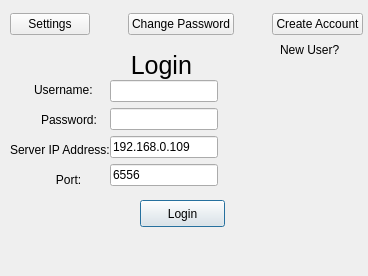
<?xml version="1.0" encoding="UTF-8"?>
<ui version="4.0">
 <class>login</class>
 <widget class="QDialog" name="login">
  <property name="geometry">
   <rect>
    <x>0</x>
    <y>0</y>
    <width>368</width>
    <height>276</height>
   </rect>
  </property>
  <property name="sizePolicy">
   <sizepolicy hsizetype="Fixed" vsizetype="Fixed">
    <horstretch>0</horstretch>
    <verstretch>0</verstretch>
   </sizepolicy>
  </property>
  <property name="windowTitle">
   <string>Dialog</string>
  </property>
  <property name="styleSheet">
   <string notr="true"/>
  </property>
  <widget class="QLabel" name="label_3">
   <property name="geometry">
    <rect>
     <x>280</x>
     <y>40</y>
     <width>71</width>
     <height>20</height>
    </rect>
   </property>
   <property name="sizePolicy">
    <sizepolicy hsizetype="Fixed" vsizetype="Fixed">
     <horstretch>0</horstretch>
     <verstretch>0</verstretch>
    </sizepolicy>
   </property>
   <property name="text">
    <string>New User?  </string>
   </property>
  </widget>
  <widget class="QLabel" name="label_4">
   <property name="geometry">
    <rect>
     <x>110</x>
     <y>50</y>
     <width>91</width>
     <height>31</height>
    </rect>
   </property>
   <property name="sizePolicy">
    <sizepolicy hsizetype="Minimum" vsizetype="Fixed">
     <horstretch>0</horstretch>
     <verstretch>0</verstretch>
    </sizepolicy>
   </property>
   <property name="minimumSize">
    <size>
     <width>20</width>
     <height>5</height>
    </size>
   </property>
   <property name="font">
    <font>
     <pointsize>19</pointsize>
    </font>
   </property>
   <property name="text">
    <string>   Login    </string>
   </property>
  </widget>
  <widget class="QPushButton" name="login_2">
   <property name="geometry">
    <rect>
     <x>140</x>
     <y>200</y>
     <width>85</width>
     <height>27</height>
    </rect>
   </property>
   <property name="sizePolicy">
    <sizepolicy hsizetype="Fixed" vsizetype="Fixed">
     <horstretch>0</horstretch>
     <verstretch>0</verstretch>
    </sizepolicy>
   </property>
   <property name="text">
    <string>Login</string>
   </property>
  </widget>
  <widget class="QLabel" name="label_2">
   <property name="geometry">
    <rect>
     <x>41</x>
     <y>110</y>
     <width>61</width>
     <height>20</height>
    </rect>
   </property>
   <property name="sizePolicy">
    <sizepolicy hsizetype="Fixed" vsizetype="Fixed">
     <horstretch>0</horstretch>
     <verstretch>0</verstretch>
    </sizepolicy>
   </property>
   <property name="text">
    <string>Password:  </string>
   </property>
  </widget>
  <widget class="QLabel" name="label">
   <property name="geometry">
    <rect>
     <x>34</x>
     <y>80</y>
     <width>71</width>
     <height>20</height>
    </rect>
   </property>
   <property name="sizePolicy">
    <sizepolicy hsizetype="Fixed" vsizetype="Fixed">
     <horstretch>0</horstretch>
     <verstretch>0</verstretch>
    </sizepolicy>
   </property>
   <property name="text">
    <string>Username:  </string>
   </property>
  </widget>
  <widget class="QLabel" name="label_5">
   <property name="geometry">
    <rect>
     <x>10</x>
     <y>140</y>
     <width>101</width>
     <height>20</height>
    </rect>
   </property>
   <property name="sizePolicy">
    <sizepolicy hsizetype="Fixed" vsizetype="Fixed">
     <horstretch>0</horstretch>
     <verstretch>0</verstretch>
    </sizepolicy>
   </property>
   <property name="text">
    <string>Server IP Address:   </string>
   </property>
   <property name="alignment">
    <set>Qt::AlignLeading|Qt::AlignLeft|Qt::AlignVCenter</set>
   </property>
  </widget>
  <widget class="QLabel" name="label_6">
   <property name="geometry">
    <rect>
     <x>43</x>
     <y>170</y>
     <width>51</width>
     <height>20</height>
    </rect>
   </property>
   <property name="sizePolicy">
    <sizepolicy hsizetype="Fixed" vsizetype="Fixed">
     <horstretch>0</horstretch>
     <verstretch>0</verstretch>
    </sizepolicy>
   </property>
   <property name="text">
    <string>  Port:  </string>
   </property>
   <property name="alignment">
    <set>Qt::AlignCenter</set>
   </property>
  </widget>
  <widget class="QWidget" name="layoutWidget">
   <property name="geometry">
    <rect>
     <x>110</x>
     <y>80</y>
     <width>120</width>
     <height>116</height>
    </rect>
   </property>
   <property name="sizePolicy">
    <sizepolicy hsizetype="Fixed" vsizetype="Fixed">
     <horstretch>0</horstretch>
     <verstretch>0</verstretch>
    </sizepolicy>
   </property>
   <layout class="QFormLayout" name="formLayout">
    <item row="0" column="0">
     <widget class="QLineEdit" name="user">
      <property name="sizePolicy">
       <sizepolicy hsizetype="Fixed" vsizetype="Fixed">
        <horstretch>0</horstretch>
        <verstretch>0</verstretch>
       </sizepolicy>
      </property>
     </widget>
    </item>
    <item row="1" column="0">
     <widget class="QLineEdit" name="pass">
      <property name="sizePolicy">
       <sizepolicy hsizetype="Fixed" vsizetype="Fixed">
        <horstretch>0</horstretch>
        <verstretch>0</verstretch>
       </sizepolicy>
      </property>
     </widget>
    </item>
    <item row="2" column="0">
     <widget class="QLineEdit" name="ip">
      <property name="sizePolicy">
       <sizepolicy hsizetype="Fixed" vsizetype="Fixed">
        <horstretch>0</horstretch>
        <verstretch>0</verstretch>
       </sizepolicy>
      </property>
      <property name="text">
       <string>192.168.0.109</string>
      </property>
     </widget>
    </item>
    <item row="3" column="0">
     <widget class="QLineEdit" name="port">
      <property name="sizePolicy">
       <sizepolicy hsizetype="Fixed" vsizetype="Fixed">
        <horstretch>0</horstretch>
        <verstretch>0</verstretch>
       </sizepolicy>
      </property>
      <property name="text">
       <string>6556</string>
      </property>
     </widget>
    </item>
   </layout>
  </widget>
  <widget class="QWidget" name="layoutWidget">
   <property name="geometry">
    <rect>
     <x>10</x>
     <y>10</y>
     <width>353</width>
     <height>29</height>
    </rect>
   </property>
   <layout class="QHBoxLayout" name="horizontalLayout">
    <item>
     <widget class="QPushButton" name="settingsbutton">
      <property name="sizePolicy">
       <sizepolicy hsizetype="Fixed" vsizetype="Fixed">
        <horstretch>0</horstretch>
        <verstretch>0</verstretch>
       </sizepolicy>
      </property>
      <property name="text">
       <string>Settings</string>
      </property>
     </widget>
    </item>
    <item>
     <spacer name="horizontalSpacer">
      <property name="orientation">
       <enum>Qt::Horizontal</enum>
      </property>
      <property name="sizeHint" stdset="0">
       <size>
        <width>18</width>
        <height>20</height>
       </size>
      </property>
     </spacer>
    </item>
    <item>
     <widget class="QPushButton" name="changepass">
      <property name="text">
       <string>Change Password</string>
      </property>
     </widget>
    </item>
    <item>
     <spacer name="horizontalSpacer_2">
      <property name="orientation">
       <enum>Qt::Horizontal</enum>
      </property>
      <property name="sizeHint" stdset="0">
       <size>
        <width>18</width>
        <height>20</height>
       </size>
      </property>
     </spacer>
    </item>
    <item>
     <widget class="QPushButton" name="createnew">
      <property name="sizePolicy">
       <sizepolicy hsizetype="Fixed" vsizetype="Fixed">
        <horstretch>0</horstretch>
        <verstretch>0</verstretch>
       </sizepolicy>
      </property>
      <property name="text">
       <string>Create Account</string>
      </property>
     </widget>
    </item>
   </layout>
  </widget>
  <zorder>layoutWidget</zorder>
  <zorder>label_3</zorder>
  <zorder>label_4</zorder>
  <zorder>label_2</zorder>
  <zorder>label</zorder>
  <zorder>label_5</zorder>
  <zorder>label_6</zorder>
  <zorder>layoutWidget</zorder>
  <zorder>login_2</zorder>
 </widget>
 <resources/>
 <connections/>
</ui>
